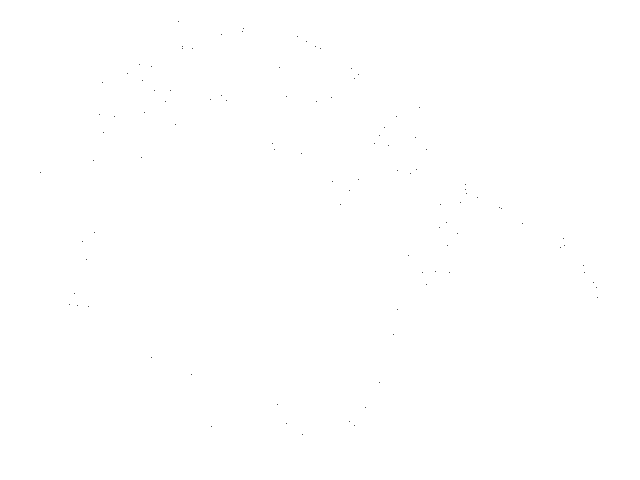
Frame 1 (no input)
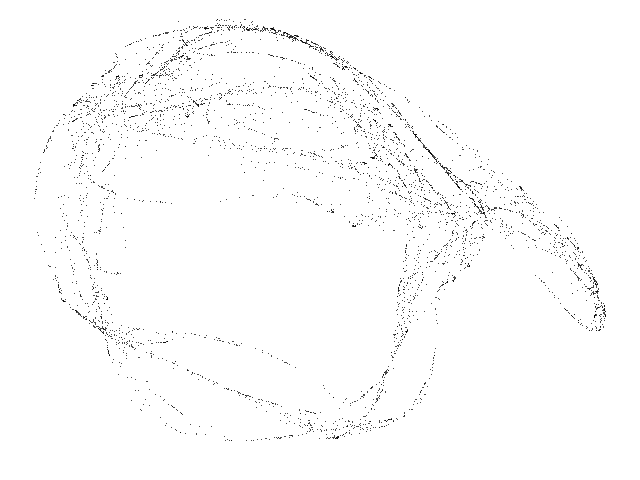
Frame 60 (the mouse pressed at the canvas centre just before this capture)
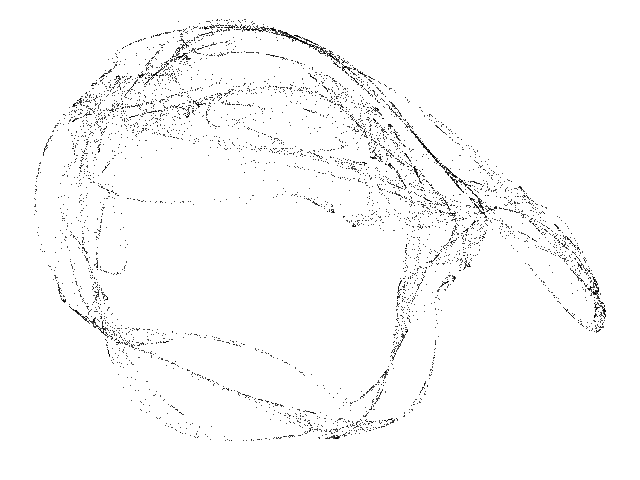
Frame 120 (the mouse held since frame 60 and released just before this capture)

The Processing sketch that drew these frames (run headless with seeded random() and noise(); from frame 60 on, the mouse is pressed at the canvas centre):

// Processing sketch: Polynomial_C
// ── Polynomial_C.pde
// Polynomial C chaotic map //

  float x = 0.0;
  float y = 0.0;
  float z = 0.0;
  float p0 = -0.653165;
  float p1 = -0.972152;
  float p2 = -0.713924;
  float p3 = -0.481;
  float p4 = 0.516456;
  float p5 = -0.592405;
  float p6 = -0.268;
  float p7 = 0.827;
  float p8 = 0.379747;
  float p9 = -0.943;
  float p10 = -0.072;
  float p11 = 1.2;
  float p12 = -0.47;
  float p13 = 0.041;
  float p14 = 0.0;
  float p15 = 0.914;
  float p16 = -0.531646;
  float p17 = 0.364557;


void setup() {
  
  size(640, 480);
  background(255);
  
}

void draw() {
  
  for (int i=0; i<100; i++) {
    
    float nx = x;
    float ny = y;
    float nz = z;
    
    x = p0 + nx * (p1+p2*nx+p3*ny) + ny * (p4+p5*ny);
    y = p6 + ny * (p7+p8*ny+p9*nz) + nz * (p10+p11*nz);
    z = p12 + nz * (p13+p14*nz+p15*nx) + nx * (p16+p17*nx);
  
    point(800 + (600 * x), 435 + (670 * y));
        
  }

}
